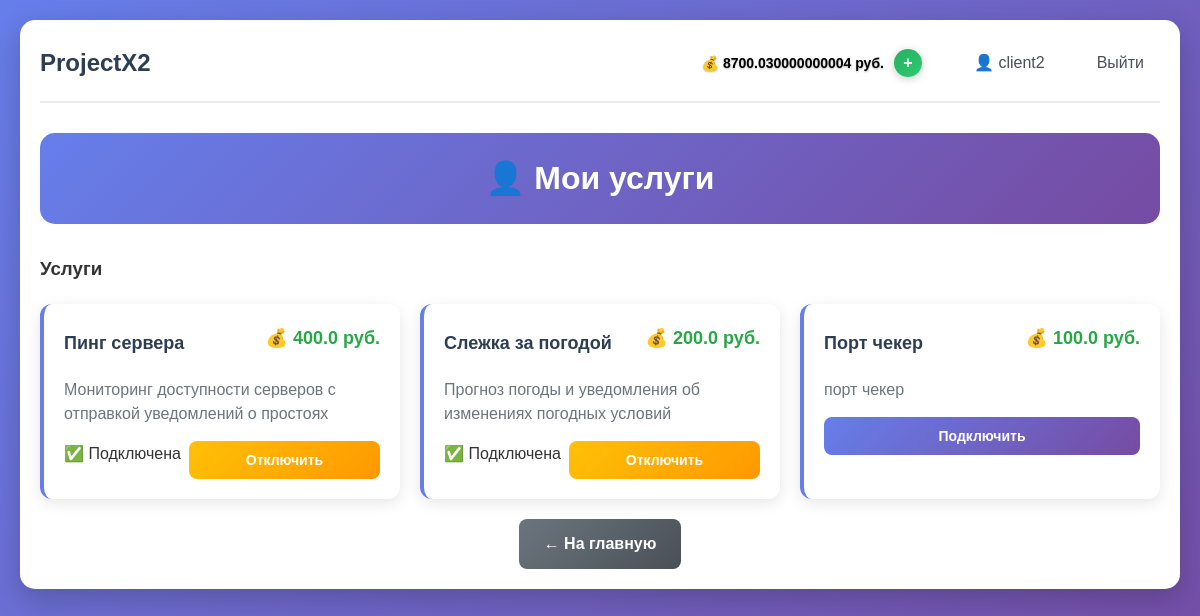
/client/services (signed in), run on the app's committed database.
### app.py (models this page shows, shortened)
class User(UserMixin, db.Model):
    __tablename__ = 'users'
    id = db.Column(db.Integer, primary_key=True)
    username = db.Column(db.String(64), unique=True, nullable=False)
    email = db.Column(db.String(120), unique=True, nullable=False)
    password_hash = db.Column(db.String(256), nullable=False)
    role = db.Column(db.String(20), nullable=False)
    created_at = db.Column(db.DateTime, default=datetime.utcnow)
    is_active = db.Column(db.Boolean, default=True)
    services = db.relationship('UserService', backref='user', lazy=True)
    balance = db.Column(db.Float, default=0.0)  # Баланс для клиентов

class Service(db.Model):
    id = db.Column(db.Integer, primary_key=True)
    name = db.Column(db.String(100), nullable=False)
    description = db.Column(db.Text, nullable=False)
    price = db.Column(db.Float, default=0.0)
    is_active = db.Column(db.Boolean, default=True)
    created_at = db.Column(db.DateTime, default=datetime.utcnow)
    customer_id = db.Column(db.Integer, db.ForeignKey('users.id'), nullable=False)
    users = db.relationship('UserService', backref='service', lazy=True)

### app.py (the view)
@app.route('/client/services')
@login_required
def client_services():
    if current_user.role != 'client':
        flash('Доступ запрещен. Только для клиентов.', 'error')
        return redirect(url_for('index'))
    all_services = Service.query.filter_by(is_active=True).all()
    user_services = UserService.query.filter_by(user_id=current_user.id).all()
    connected_service_ids = [us.service_id for us in user_services]
    return render_template('client_services.html',
                         services=all_services,
                         connected_service_ids=connected_service_ids,
                         user_services=user_services)

### app.py (called while the page is built)
@login_manager.user_loader
def load_user(user_id):
    return db.session.get(User, int(user_id))

@app.before_request
def check_user_active():
    if current_user.is_authenticated and not current_user.is_active:
        logout_user()
        flash('Ваш аккаунт заблокирован. Обратитесь к администратору.', 'error')
        return redirect(url_for('login'))

### templates/client_services.html (shortened to what this page needs)
{% extends "base.html" %}
{% block content %}
<div class="admin-container">
    <div class="admin-header">
        <h2>👤 Мои услуги</h2>
    </div>
    <div class="services-section" style="margin-top: 20px;">
        <h3>Услуги</h3>
        {% if services %}
            <div class="services-grid">
                {% for service in services %}
                <div class="service-card">
                    <div class="service-header">
                        <h4>{{ service.name }}</h4>
                        <span class="service-price">💰 {{ service.price }} руб.</span>
                    </div>
                    <p class="service-description">{{ service.description }}</p>
                    <div class="service-actions">
                        {% if service.id in connected_service_ids %}
                            <span class="badge connected">✅ Подключена</span>
                            <a href="{{ url_for('disconnect_service', service_id=service.id) }}"
                               class="btn btn-sm btn-warning"
                               onclick="return confirm('Отключить услугу «{{ service.name }}»?')">
                                Отключить
                            </a>
                        {% else %}
                            {% if current_user.balance >= service.price %}
                                <a href="{{ url_for('connect_service', service_id=service.id) }}"
                                   class="btn btn-sm btn-primary">
                                    Подключить
                                </a>
                            {% else %}
                                <span class="text-danger">Недостаточно средств</span>
                                <button class="btn btn-sm btn-success" onclick="showAddBalanceModal()">
                                    Пополнить баланс
                                </button>
                            {% endif %}
                        {% endif %}
                    </div>
                </div>
                {% endfor %}
            </div>
        {% else %}
            <div class="empty-state">
                <div class="empty-icon">📭</div>
                <h4>Нет доступных услуг</h4>
                <p>В данный момент нет активных услуг для подключения.</p>
            </div>
        {% endif %}
    </div>
    <div class="admin-actions" style="margin-top: 20px;">
        <a href="{{ url_for('index') }}" class="btn btn-secondary">← На главную</a>
    </div>
</div>
{% endblock %}

### templates/base.html (shortened to what this page needs)
<!DOCTYPE html>
<html lang="ru">
<head>
    <link rel="stylesheet" href="{{ url_for('static', filename='css/style.css') }}">
</head>
<body>
    <div class="container">
        <nav class="navbar">
            <h1><a href="/" class="nav-logo">ProjectX2</a></h1>
            <div class="nav-links">
                {% if current_user.is_authenticated %}
                    {% if current_user.role == 'client' %}
                    <div class="balance-info">
                        <span class="balance-amount">💰 {{ current_user.balance }} руб.</span>
                        <a href="{{ url_for('add_balance_page') }}" class="balance-btn">+</a>
                    </div>
                    {% endif %}
                    <a href="/profile" class="nav-link">👤 {{ current_user.username }}</a>
                    <a href="/logout" class="nav-link">Выйти</a>
                {% else %}
                    <a href="/login" class="nav-link">Войти</a>
                    <a href="/register" class="nav-link">Регистрация</a>
                {% endif %}
            </div>
        </nav>
        <main>
            {% block content %}{% endblock %}
        </main>
    </div>
</body>
</html>

### static/css/style.css (style rules this page uses)
* { margin: 0; padding: 0; box-sizing: border-box; }
body { font-family: 'Arial', sans-serif; line-height: 1.6; color: #333; background: linear-gradient(135deg, #667eea 0%, #764ba2 100%); min-height: 100vh; padding: 20px; }
.container { max-width: 1200px; margin: 0 auto; background: white; padding: 20px; border-radius: 15px; box-shadow: 0 10px 30px rgba(0, 0, 0, 0.2); }
.navbar { display: flex; justify-content: space-between; align-items: center; margin-bottom: 30px; padding-bottom: 15px; border-bottom: 2px solid #e9ecef; }
.nav-logo { text-decoration: none; color: #2c3e50; font-size: 24px; font-weight: bold; }
.nav-links { display: flex; gap: 20px; align-items: center; }
.nav-link { text-decoration: none; color: #495057; padding: 8px 16px; border-radius: 8px; transition: all 0.3s ease; font-weight: 500; }
.btn { padding: 12px 25px; border: none; border-radius: 8px; cursor: pointer; font-size: 16px; text-decoration: none; display: inline-block; text-align: center; transition: all 0.3s ease; font-weight: 600; }
.btn-primary { background: linear-gradient(135deg, #667eea 0%, #764ba2 100%); color: white; }
.btn-secondary { background: linear-gradient(135deg, #6c757d 0%, #495057 100%); color: white; }
.btn-sm { padding: 8px 16px; font-size: 14px; }
.container { animation: fadeIn 0.6s ease-out; }
.admin-container { max-width: 1400px; margin: 0 auto; }
.admin-header { text-align: center; margin-bottom: 30px; padding: 20px; background: linear-gradient(135deg, #667eea 0%, #764ba2 100%); border-radius: 15px; color: white; }
.admin-header h2 { margin: 0; font-size: 32px; }
.btn-warning { background: linear-gradient(135deg, #ffc107 0%, #ff9800 100%); color: white; }
.admin-actions { display: flex; gap: 15px; justify-content: center; flex-wrap: wrap; }
.services-grid { display: grid; grid-template-columns: repeat(auto-fit, minmax(350px, 1fr)); gap: 20px; margin-top: 20px; }
.service-card { background: white; border-radius: 12px; padding: 20px; box-shadow: 0 4px 15px rgba(0,0,0,0.1); border-left: 4px solid #667eea; }
.service-header { display: flex; justify-content: space-between; align-items: center; margin-bottom: 15px; }
.service-header h4 { margin: 0; color: #2c3e50; font-size: 18px; }
.service-description { color: #6c757d; margin-bottom: 15px; line-height: 1.5; }
.service-price { font-size: 18px; font-weight: bold; color: #28a745; margin-bottom: 10px; }
.service-actions { display: flex; gap: 8px; flex-wrap: wrap; margin-top: 10px; }
.service-actions .btn { flex: 1; min-width: 100px; }

### templates/base.html (style rules this page uses)
.balance-info { display: flex; align-items: center; gap: 10px; background: rgba(255, 255, 255, 0.15); padding: 8px 15px; border-radius: 25px; color: black; border: 1px solid rgba(255, 255, 255, 0.2); transition: all 0.3s ease; backdrop-filter: blur(10px); }
.balance-amount { font-weight: 600; font-size: 14px; text-shadow: 0 1px 2px rgba(0, 0, 0, 0.3); }
.balance-btn { background: linear-gradient(135deg, #27ae60, #2ecc71); border: none; color: white; width: 28px; height: 28px; border-radius: 50%; cursor: pointer; font-weight: bold; font-size: 16px; transition: all 0.3s ease; display: flex; align-items: center; justify-content: center; text-decoration: none; box-shadow: 0 2px 8px rgba(0, 0, 0, 0.2); }

### data on the page
User: balance "8700.030000000004", username "client2"
Service: name "Пинг сервера", price "400.0", description "Мониторинг доступности серверов с отправкой уведомлений о простоях"
Service: name "Слежка за погодой", price "200.0", description "Прогноз погоды и уведомления об изменениях погодных условий"
Service: name "Порт чекер", price "100.0", description "порт чекер"
